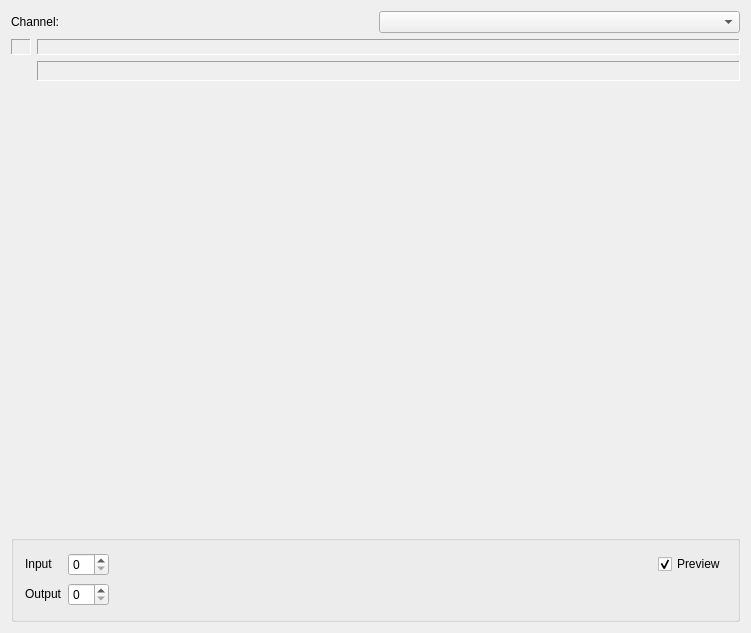
<ui version="4.0" >
 <class>WdgPerChannel</class>
 <widget class="QWidget" name="WdgPerChannel" >
  <property name="geometry" >
   <rect>
    <x>0</x>
    <y>0</y>
    <width>751</width>
    <height>633</height>
   </rect>
  </property>
  <property name="windowTitle" >
   <string>BrightnessCon</string>
  </property>
  <layout class="QVBoxLayout" name="verticalLayout_2" >
   <item>
    <layout class="QHBoxLayout" >
     <property name="spacing" >
      <number>6</number>
     </property>
     <property name="margin" >
      <number>0</number>
     </property>
     <item>
      <widget class="QLabel" name="textLabel1" >
       <property name="sizePolicy" >
        <sizepolicy vsizetype="Fixed" hsizetype="Preferred" >
         <horstretch>0</horstretch>
         <verstretch>0</verstretch>
        </sizepolicy>
       </property>
       <property name="text" >
        <string>Channel:</string>
       </property>
      </widget>
     </item>
     <item>
      <widget class="QComboBox" name="cmbChannel" />
     </item>
    </layout>
   </item>
   <item>
    <layout class="QGridLayout" >
     <property name="margin" >
      <number>0</number>
     </property>
     <property name="spacing" >
      <number>6</number>
     </property>
     <item row="1" column="1" >
      <widget class="QLabel" name="hgradient" >
       <property name="sizePolicy" >
        <sizepolicy vsizetype="Fixed" hsizetype="Preferred" >
         <horstretch>0</horstretch>
         <verstretch>0</verstretch>
        </sizepolicy>
       </property>
       <property name="minimumSize" >
        <size>
         <width>0</width>
         <height>20</height>
        </size>
       </property>
       <property name="maximumSize" >
        <size>
         <width>32767</width>
         <height>20</height>
        </size>
       </property>
       <property name="frameShape" >
        <enum>QFrame::Panel</enum>
       </property>
       <property name="frameShadow" >
        <enum>QFrame::Sunken</enum>
       </property>
       <property name="scaledContents" >
        <bool>true</bool>
       </property>
      </widget>
     </item>
     <item row="0" column="1" >
      <widget class="QFrame" name="frame3" >
       <property name="sizePolicy" >
        <sizepolicy vsizetype="Preferred" hsizetype="Preferred" >
         <horstretch>0</horstretch>
         <verstretch>0</verstretch>
        </sizepolicy>
       </property>
       <property name="frameShape" >
        <enum>QFrame::Panel</enum>
       </property>
       <property name="frameShadow" >
        <enum>QFrame::Sunken</enum>
       </property>
       <layout class="QVBoxLayout" >
        <property name="spacing" >
         <number>6</number>
        </property>
        <property name="margin" >
         <number>0</number>
        </property>
        <item>
         <widget class="KisCurveWidget" native="1" name="curveWidget" />
        </item>
       </layout>
      </widget>
     </item>
     <item row="0" column="0" >
      <widget class="QLabel" name="vgradient" >
       <property name="sizePolicy" >
        <sizepolicy vsizetype="Preferred" hsizetype="Fixed" >
         <horstretch>0</horstretch>
         <verstretch>0</verstretch>
        </sizepolicy>
       </property>
       <property name="minimumSize" >
        <size>
         <width>20</width>
         <height>0</height>
        </size>
       </property>
       <property name="maximumSize" >
        <size>
         <width>20</width>
         <height>32767</height>
        </size>
       </property>
       <property name="frameShape" >
        <enum>QFrame::Panel</enum>
       </property>
       <property name="frameShadow" >
        <enum>QFrame::Sunken</enum>
       </property>
       <property name="scaledContents" >
        <bool>true</bool>
       </property>
      </widget>
     </item>
    </layout>
   </item>
   <item>
    <spacer name="verticalSpacer" >
     <property name="orientation" >
      <enum>Qt::Vertical</enum>
     </property>
     <property name="sizeHint" stdset="0" >
      <size>
       <width>20</width>
       <height>215</height>
      </size>
     </property>
    </spacer>
   </item>
   <item>
    <widget class="QGroupBox" name="groupInOut" >
     <property name="sizePolicy" >
      <sizepolicy vsizetype="Fixed" hsizetype="Preferred" >
       <horstretch>0</horstretch>
       <verstretch>0</verstretch>
      </sizepolicy>
     </property>
     <property name="minimumSize" >
      <size>
       <width>0</width>
       <height>87</height>
      </size>
     </property>
     <property name="title" >
      <string/>
     </property>
     <property name="flat" >
      <bool>true</bool>
     </property>
     <layout class="QGridLayout" name="gridLayout" >
      <item row="0" column="0" >
       <widget class="QLabel" name="labelIn" >
        <property name="sizePolicy" >
         <sizepolicy vsizetype="Fixed" hsizetype="Preferred" >
          <horstretch>0</horstretch>
          <verstretch>0</verstretch>
         </sizepolicy>
        </property>
        <property name="text" >
         <string>Input</string>
        </property>
       </widget>
      </item>
      <item row="0" column="1" >
       <widget class="QSpinBox" name="intIn" >
        <property name="sizePolicy" >
         <sizepolicy vsizetype="Fixed" hsizetype="Minimum" >
          <horstretch>0</horstretch>
          <verstretch>0</verstretch>
         </sizepolicy>
        </property>
       </widget>
      </item>
      <item row="0" column="2" >
       <spacer name="horizontalSpacer" >
        <property name="sizePolicy" >
         <sizepolicy vsizetype="Minimum" hsizetype="Minimum" >
          <horstretch>0</horstretch>
          <verstretch>0</verstretch>
         </sizepolicy>
        </property>
        <property name="orientation" >
         <enum>Qt::Horizontal</enum>
        </property>
        <property name="sizeHint" stdset="0" >
         <size>
          <width>40</width>
          <height>20</height>
         </size>
        </property>
       </spacer>
      </item>
      <item row="0" column="3" >
       <widget class="QCheckBox" name="cbPreview" >
        <property name="text" >
         <string>Preview</string>
        </property>
        <property name="checked" >
         <bool>true</bool>
        </property>
       </widget>
      </item>
      <item row="1" column="0" >
       <widget class="QLabel" name="labelOut" >
        <property name="sizePolicy" >
         <sizepolicy vsizetype="Fixed" hsizetype="Preferred" >
          <horstretch>0</horstretch>
          <verstretch>0</verstretch>
         </sizepolicy>
        </property>
        <property name="text" >
         <string>Output</string>
        </property>
       </widget>
      </item>
      <item row="1" column="1" >
       <widget class="QSpinBox" name="intOut" >
        <property name="sizePolicy" >
         <sizepolicy vsizetype="Fixed" hsizetype="Minimum" >
          <horstretch>0</horstretch>
          <verstretch>0</verstretch>
         </sizepolicy>
        </property>
       </widget>
      </item>
      <item row="1" column="2" colspan="2" >
       <spacer name="horizontalSpacer_2" >
        <property name="sizePolicy" >
         <sizepolicy vsizetype="Minimum" hsizetype="Minimum" >
          <horstretch>0</horstretch>
          <verstretch>0</verstretch>
         </sizepolicy>
        </property>
        <property name="orientation" >
         <enum>Qt::Horizontal</enum>
        </property>
        <property name="sizeHint" stdset="0" >
         <size>
          <width>205</width>
          <height>20</height>
         </size>
        </property>
       </spacer>
      </item>
     </layout>
    </widget>
   </item>
  </layout>
 </widget>
 <layoutdefault spacing="6" margin="11" />
 <customwidgets>
  <customwidget>
   <class>KisCurveWidget</class>
   <extends></extends>
   <header>widgets/kis_curve_widget.h</header>
  </customwidget>
 </customwidgets>
 <resources/>
 <connections/>
</ui>
